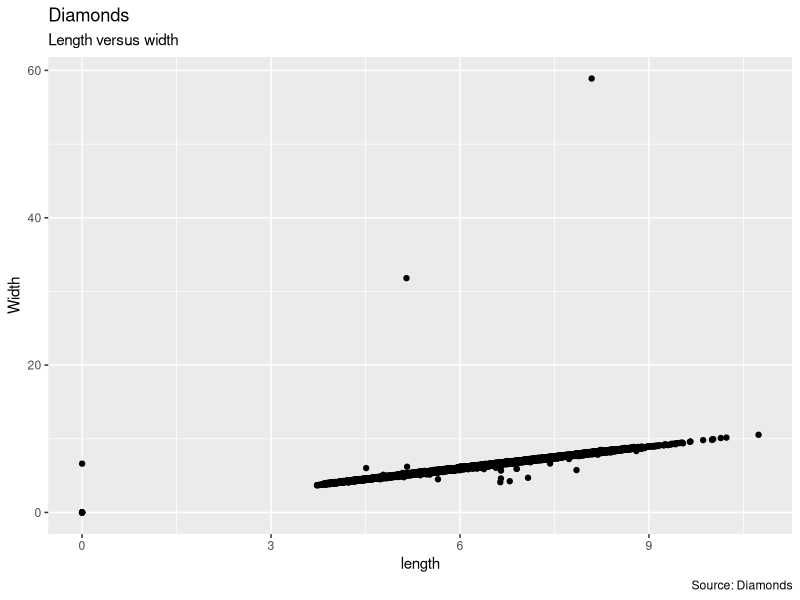
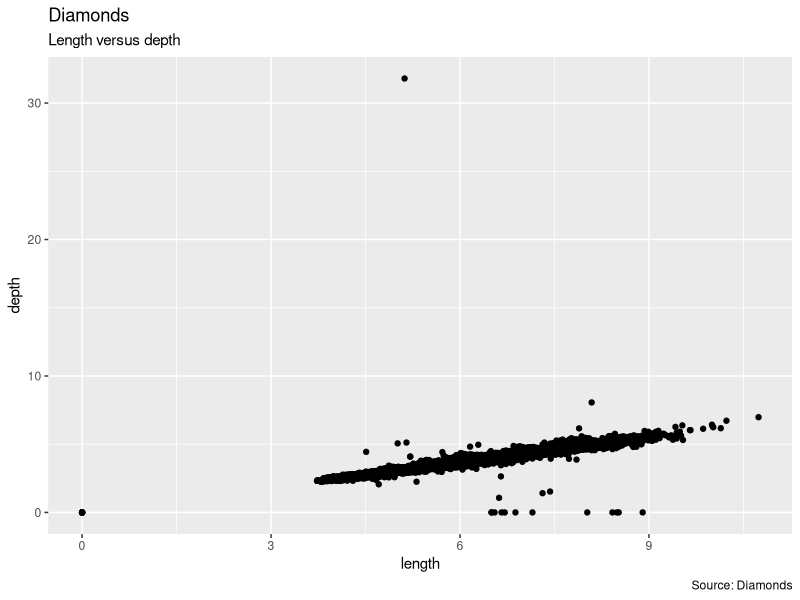

Recreate these plots in R, in order.
## ---- chunk 1
library(tidyverse)
library(dplyr)
view(diamonds)
#question 1
diamonds %>% 
  group_by(cut) %>%
  summarise(counts = n())

#question 2
datapercent<-sample_frac(diamonds,0.01)

#question 3
Diamonds1 <-diamonds %>%
  group_by(clarity) %>%
  slice_max(order_by=carat,n=100, with_ties=FALSE)%>%
  summarise(mean_size=mean(carat))
  
  

#question 4
ggplot(data = diamonds, mapping = aes(x = x, y = y)) + geom_point()+labs(title="Diamonds", 
       subtitle="Length versus width",
       caption="Source: Diamonds",
       x="length",
       y="Width")

avg_size_filt <- filter(diamonds, z >2)
ggplot(data = diamonds, mapping = aes(x = x, y = z)) + geom_point()+labs(title="Diamonds", 
       subtitle="Length versus depth",
       caption="Source: Diamonds",
       x="length",
       y="depth")  
